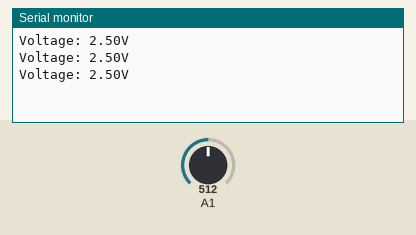
This sketch was run on a simulated Arduino Uno, built with avr-gcc and run on an emulated ATmega328P. On the bench: the last lines printed to the serial monitor. The inputs (shaded band) are chosen by the test bench; at power-on: A1 = 512.

Above: at 1.3 s.
1.4 s: A1 set to 716
At 1.9 s:
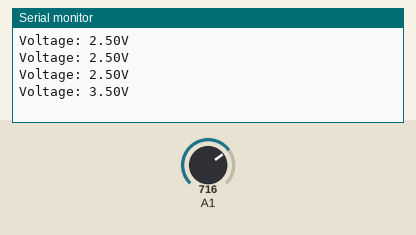
2.9 s: A1 set to 900
At 3.4 s:
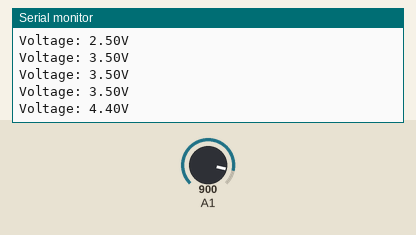
Timing chart, 0 to 5.9 s (numbered marks = the images above; inputs shaded):
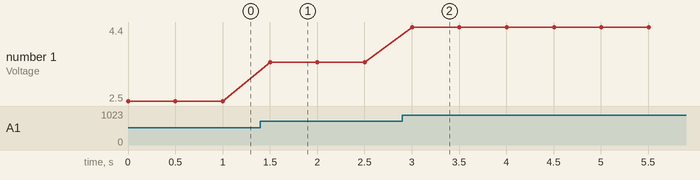

Measured:
- after the input at 1.4 s, the serial monitor: prints a new line after 0.10 s (image 1)
- after the input at 2.9 s, the serial monitor: prints a new line after 0.10 s (image 2)
- plotted number 1: 2.5 → 3.5 after the input at 1.4 s, 3.5 → 4.4 after the input at 2.9 s

The sketch:

LDR_Voltage_Reader.ino
```cpp
void setup() {
  Serial.begin(9600);
}

void loop() {
  float V = analogRead(A1) * (5.0 / 1023.0);
  Serial.print("Voltage: ");
  Serial.print(V, 2);
  Serial.println("V");
  delay(500);
}
```
